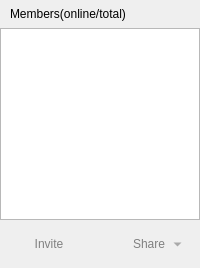
          <widget class="QWidget" name="right" native="true">
           <property name="sizePolicy">
            <sizepolicy hsizetype="Fixed" vsizetype="Preferred">
             <horstretch>0</horstretch>
             <verstretch>0</verstretch>
            </sizepolicy>
           </property>
           <property name="minimumSize">
            <size>
             <width>200</width>
             <height>0</height>
            </size>
           </property>
           <property name="maximumSize">
            <size>
             <width>200</width>
             <height>16777215</height>
            </size>
           </property>
           <property name="mouseTracking">
            <bool>true</bool>
           </property>
           <property name="acceptDrops">
            <bool>false</bool>
           </property>
           <property name="autoFillBackground">
            <bool>false</bool>
           </property>
           <property name="styleSheet">
            <string notr="true">QWidget#right
{
border-left:1px solid gray;
border-top:1px solid gray;
}</string>
           </property>
           <layout class="QVBoxLayout" name="verticalLayout_5">
            <property name="spacing">
             <number>0</number>
            </property>
            <property name="leftMargin">
             <number>0</number>
            </property>
            <property name="topMargin">
             <number>0</number>
            </property>
            <property name="rightMargin">
             <number>0</number>
            </property>
            <property name="bottomMargin">
             <number>0</number>
            </property>
            <item>
             <widget class="QLabel" name="list_buddy">
              <property name="minimumSize">
               <size>
                <width>0</width>
                <height>28</height>
               </size>
              </property>
              <property name="maximumSize">
               <size>
                <width>16777215</width>
                <height>28</height>
               </size>
              </property>
              <property name="text">
               <string>Members(online/total)</string>
              </property>
              <property name="indent">
               <number>10</number>
              </property>
             </widget>
            </item>
            <item>
             <widget class="QListWidget" name="members">
              <property name="styleSheet">
               <string notr="true">#list
{
border:none;
background-color:transparent;
}</string>
              </property>
             </widget>
            </item>
            <item>
             <layout class="QHBoxLayout" name="horizontalLayout_12">
              <property name="spacing">
               <number>15</number>
              </property>
              <property name="topMargin">
               <number>10</number>
              </property>
              <property name="bottomMargin">
               <number>10</number>
              </property>
              <item>
               <widget class="QPushButton" name="invite">
                <property name="sizePolicy">
                 <sizepolicy hsizetype="Fixed" vsizetype="Fixed">
                  <horstretch>0</horstretch>
                  <verstretch>0</verstretch>
                 </sizepolicy>
                </property>
                <property name="minimumSize">
                 <size>
                  <width>72</width>
                  <height>28</height>
                 </size>
                </property>
                <property name="maximumSize">
                 <size>
                  <width>72</width>
                  <height>28</height>
                 </size>
                </property>
                <property name="styleSheet">
                 <string notr="true">#invite
{
border:none;
color:gray;
}
#invite:hover
{
border:none;
background-color: rgb(197, 197, 197);
}
#invite:pressed
{
border:none;
border-top:1px solid transparent;
border-left:1px solid transparent;
	background-color: rgb(173, 173, 173);
}</string>
                </property>
                <property name="text">
                 <string>Invite</string>
                </property>
                <property name="icon">
                 <iconset resource="../res.qrc">
                  <normaloff>:/res/talk/nwc.png</normaloff>:/res/talk/nwc.png</iconset>
                </property>
               </widget>
              </item>
              <item>
               <widget class="QToolButton" name="share">
                <property name="minimumSize">
                 <size>
                  <width>72</width>
                  <height>28</height>
                 </size>
                </property>
                <property name="maximumSize">
                 <size>
                  <width>72</width>
                  <height>28</height>
                 </size>
                </property>
                <property name="styleSheet">
                 <string notr="true">#share
{
border:none;
color:gray;
}
#share:hover
{
border:none;
background-color: rgb(197, 197, 197);
}
#share:pressed
{
border:none;
border-top:1px solid transparent;
border-left:1px solid transparent;
	background-color: rgb(173, 173, 173);
}
  QToolButton::menu-button {
      border: none;
      border-top-right-radius: 6px;
      border-bottom-right-radius: 6px;
      width: 16px;
  }</string>
                </property>
                <property name="text">
                 <string>Share</string>
                </property>
                <property name="icon">
                 <iconset resource="../res.qrc">
                  <normaloff>:/res/talk/nrz.png</normaloff>:/res/talk/nrz.png</iconset>
                </property>
                <property name="popupMode">
                 <enum>QToolButton::MenuButtonPopup</enum>
                </property>
                <property name="toolButtonStyle">
                 <enum>Qt::ToolButtonTextBesideIcon</enum>
                </property>
               </widget>
              </item>
             </layout>
            </item>
           </layout>
          </widget>
